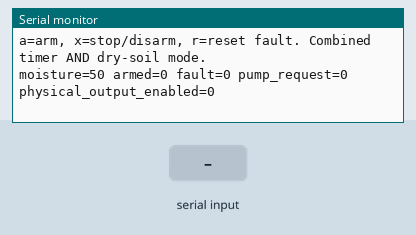
The sketch below on a simulated Arduino Uno, built with avr-gcc and run on an emulated ATmega328P. On the bench: the last lines printed to the serial monitor. The test bench sets the inputs (shaded band).

Above: at 1.2 s.
1.3 s: "d" received over Serial
At 2.4 s:
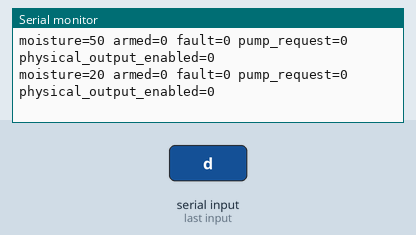
2.8 s: "w" received over Serial
At 3.8 s:
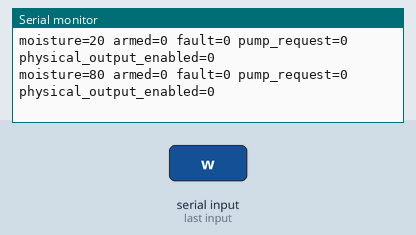
Timing chart, 0 to 5.8 s (numbered marks = the images above; inputs shaded):
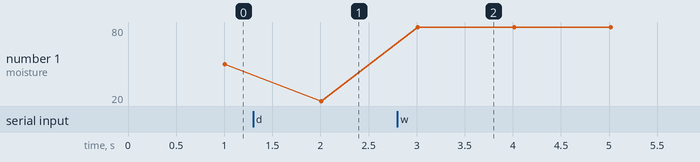

The sketch:

plant_care.ino
```cpp
#include "config.h"
#include "irrigation.h"

plant::Config settings;
plant::Controller watering(settings);
int simulatedMoisture = 50;
uint32_t lastReport = 0;

void writePump(bool requested) {
#if ENABLE_PUMP
  digitalWrite(PUMP_PIN, requested == bool(PUMP_ACTIVE_HIGH) ? HIGH : LOW);
#else
  (void)requested;  // A dry-run request never touches a GPIO.
#endif
}

void setup() {
  Serial.begin(115200);
#if ENABLE_PUMP
  digitalWrite(PUMP_PIN, PUMP_ACTIVE_HIGH ? LOW : HIGH);
  pinMode(PUMP_PIN, OUTPUT);
#endif
  watering.begin(millis());
  Serial.println(F("NEW REFERENCE FIRMWARE. Disarmed on boot. Not field validated."));
#if !ENABLE_SOIL_INPUT
  Serial.println(F("SIMULATED soil: d=dry, w=wet, m=middle, f=invalid."));
#endif
  Serial.println(F("a=arm, x=stop/disarm, r=reset fault. Combined timer AND dry-soil mode."));
}

void loop() {
  const uint32_t now = millis();
  uint8_t commands = 0;
  while (Serial.available() && commands++ < 16) {
    const char c = char(Serial.read());
#if !ENABLE_SOIL_INPUT
    if (c == 'd') simulatedMoisture = 20;
    if (c == 'w') simulatedMoisture = 80;
    if (c == 'm') simulatedMoisture = 50;
    if (c == 'f') simulatedMoisture = -1;
#endif
    if (c == 'x') { watering.disarm(now); writePump(false); }
    if (c == 'r') watering.resetFault();
    if (c == 'a' && !watering.arm()) Serial.println(F("ARM rejected: valid sensing and fault reset required."));
  }
#if ENABLE_SOIL_INPUT
  const int percent = plant::moisturePercent(analogRead(SOIL_PIN), DRY_ADC, WET_ADC);
#else
  const int percent = simulatedMoisture;
#endif
  watering.tick(now, percent);
  writePump(watering.pumpRequested());
  if (uint32_t(now - lastReport) >= 1000UL) {
    lastReport = now;
    Serial.print(F("moisture=")); Serial.print(percent);
    Serial.print(F(" armed=")); Serial.print(watering.armed());
    Serial.print(F(" fault=")); Serial.print(watering.fault());
    Serial.print(F(" pump_request=")); Serial.print(watering.pumpRequested());
    Serial.print(F(" physical_output_enabled=")); Serial.println(ENABLE_PUMP);
  }
  delay(10);
}
```

irrigation.h
```cpp
#pragma once
#include <stdint.h>

namespace plant {
enum class Mode { Moisture, Timer, TimerAndMoisture };
struct Config {
  Mode mode = Mode::TimerAndMoisture;
  int startPercent = 35, stopPercent = 65;
  uint32_t intervalMs = 21600000UL, soakMs = 60000UL, maxRunMs = 5000UL;
  bool valid() const {
    return startPercent >= 0 && stopPercent <= 100 && startPercent < stopPercent &&
      intervalMs > 0 && intervalMs < 0x80000000UL && soakMs < 0x80000000UL &&
      maxRunMs > 0 && maxRunMs <= 60000UL;
  }
};
inline int moisturePercent(int raw, int dry, int wet) {
  if (raw <= 0 || raw >= 1023 || dry < 0 || dry > 1023 || wet < 0 || wet > 1023 || dry == wet)
    return -1;
  long value = (static_cast<long>(raw) - dry) * 100L / (wet - dry);
  return value < 0 ? 0 : value > 100 ? 100 : static_cast<int>(value);
}
class Controller {
 public:
  explicit Controller(Config config = Config()) : config_(config) {}
  void begin(uint32_t now) { boot_ = true; armed_ = running_ = fault_ = false;
    healthy_ = false; lastStop_ = lastCycle_ = now; }
  bool arm() { if (!healthy_ || fault_ || !config_.valid()) return false; armed_ = true; return true; }
  void disarm(uint32_t now) { stop(now); armed_ = false; }
  bool resetFault() { if (armed_ || !healthy_ || !config_.valid()) return false; fault_ = false; return true; }
  void tick(uint32_t now, int moisture) {
    if (!boot_) begin(now);
    healthy_ = moisture >= 0 && moisture <= 100;
    if (!config_.valid() || !healthy_) {
      stop(now); fault_ = true; armed_ = false; return;
    }
    if (!armed_ || fault_) { stop(now); return; }
    if (running_) {
      if (moisture >= config_.stopPercent || elapsed(now, started_) >= config_.maxRunMs)
        stop(now);
      return;
    }
    if (elapsed(now, lastStop_) < config_.soakMs || moisture >= config_.stopPercent) return;
    const bool dry = moisture <= config_.startPercent;
    const bool due = elapsed(now, lastCycle_) >= config_.intervalMs;
    const bool request = config_.mode == Mode::Moisture ? dry :
      config_.mode == Mode::Timer ? due : due && dry;
    if (request) { running_ = true; started_ = lastCycle_ = now; }
  }
  bool pumpRequested() const { return running_ && armed_ && !fault_; }
  bool armed() const { return armed_; }
  bool fault() const { return fault_; }
 private:
  static uint32_t elapsed(uint32_t now, uint32_t before) { return uint32_t(now - before); }
  void stop(uint32_t now) { if (running_) lastStop_ = now; running_ = false; }
  Config config_;
  bool boot_ = false, healthy_ = false, armed_ = false, running_ = false, fault_ = false;
  uint32_t started_ = 0, lastStop_ = 0, lastCycle_ = 0;
};
}  // namespace plant
```

config.h
```cpp
#pragma once
// New reference design. These switches do not describe the photographed wiring.
#define ENABLE_SOIL_INPUT 0
#define SOIL_PIN -1
#define DRY_ADC -1
#define WET_ADC -1
#define ENABLE_PUMP 0
#define PUMP_PIN -1
#define PUMP_DRIVER_VERIFIED 0
#define PUMP_ACTIVE_HIGH 1
#if ENABLE_SOIL_INPUT && (SOIL_PIN < 0 || DRY_ADC < 0 || WET_ADC < 0 || DRY_ADC == WET_ADC)
#error "Configure the actual analog pin and measured dry/wet ADC calibration first"
#endif
#if ENABLE_PUMP && (!ENABLE_SOIL_INPUT || PUMP_PIN < 0 || !PUMP_DRIVER_VERIFIED)
#error "Pump disabled until sensing, driver, pin, polarity and supply are verified"
#endif
#if ENABLE_PUMP && PUMP_PIN == SOIL_PIN
#error "Pump output and soil input cannot share a pin"
#endif
```

Measured:
- after the input at 1.3 s, the serial monitor: prints a new line after 0.71 s (image 1)
- after the input at 2.8 s, the serial monitor: prints a new line after 0.21 s (image 2)
- plotted number 1: 50 → 20 after the input at 1.3 s, 20 → 80 after the input at 2.8 s
